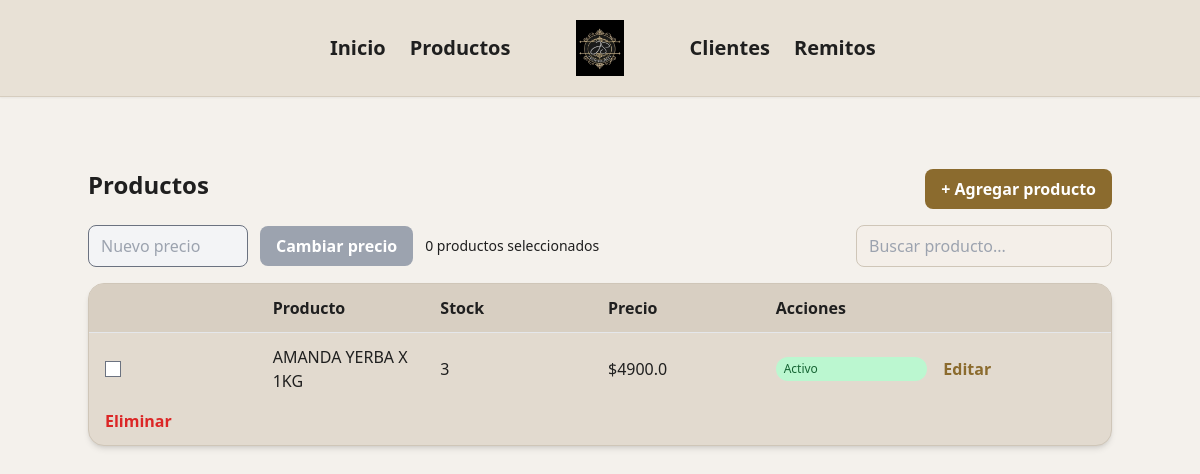
/productos/, run on the app's committed database.
### jsdistribucionesapp/productos/models.py (models this page shows)
class Producto(db.Model):
    __tablename__ = 'productos'
    pid = db.Column(db.Integer, primary_key=True)
    nombre = db.Column(db.String, nullable=True)
    precio = db.Column(db.Float, nullable=False)
    stock = db.Column(db.Integer, default=0)
    departamento = db.Column(db.String)
    activo = db.Column(db.Boolean, default=True)

### jsdistribucionesapp/productos/routes.py (the view)
@productos.route('/')
def index():
    productos = Producto.query.order_by(Producto.nombre.asc()).all()
    return render_template('productos/index.html', productos=productos)

### jsdistribucionesapp/productos/templates/productos/index.html (shortened to what this page needs)
{% extends "base.html" %}
{% block content %}
<div class="max-w-5xl mx-auto mt-6">
  <div class="flex justify-between items-start mb-4">
    <h1 class="text-2xl font-bold text-[#1F1F1F]">
      Productos
    </h1>
    <a href="{{ url_for('productos.agregar') }}"
       class="bg-[#8B6B2E] text-white px-4 py-2 rounded-lg font-semibold hover:bg-[#755824] transition">
      + Agregar producto
    </a>
  </div>
  <div class="flex justify-between items-end mb-4">
    <form action="{{ url_for('productos.cambiar_precio') }}"
          method="post"
          id="precio-form"
          class="flex gap-3 items-center">
      <input type="number"
             step="0.01"
             name="precio"
             id="precioInput"
             placeholder="Nuevo precio"
             disabled
             class="w-40 px-3 py-2 border rounded-lg bg-gray-100
                    focus:outline-none focus:ring-2 focus:ring-[#8B6B2E]">
      <button type="submit"
              id="precioBtn"
              disabled
              class="bg-gray-400 text-white px-4 py-2 rounded-lg
                     font-semibold cursor-not-allowed transition">
        Cambiar precio
      </button>
      <span id="contadorSeleccionados"
          class="text-sm text-[#1F1F1F] font-medium">
          0 productos seleccionados
    </span>
    </form>
    <input
      type="text"
      id="buscador"
      placeholder="Buscar producto..."
      class="w-64 px-3 py-2 rounded-lg border border-[#CFC6B8]
             bg-[#F4EFE9] text-[#1F1F1F]
             focus:outline-none focus:ring-2 focus:ring-[#8B6B2E]"
    >
  </div>
  <div class="bg-[#E2DACF] border border-[#CFC6B8] rounded-2xl shadow-md overflow-hidden">
    <div class="grid grid-cols-6 gap-4 px-4 py-3 font-semibold bg-[#D8CFC2] border-b sticky top-0">
      <span></span>
      <span>Producto</span>
      <span>Stock</span>
      <span>Precio</span>
      <span class="col-span-2">Acciones</span>
    </div>
    <div class="max-h-[450px] overflow-y-auto divide-y">
      {% for producto in productos %}
      <div class="grid grid-cols-6 gap-4 items-center px-4 py-3 hover:bg-[#EFE9E1] producto-row">
        <input type="checkbox"
               class="producto-check"
               value="{{ producto.pid }}">
        <span class="producto-nombre">{{ producto.nombre }}</span>
        <span>{{ producto.stock }}</span>
        <span>${{ producto.precio }}</span>
        <td>
          {% if producto.activo %}
            <span class="px-2 py-1 text-xs rounded-full bg-green-200 text-green-800">
              Activo
            </span>
          {% else %}
            <span class="px-2 py-1 text-xs rounded-full bg-red-200 text-red-800">
              Inactivo
            </span>
          {% endif %}
        </td>
        <a href="{{ url_for('productos.editar', id=producto.pid) }}"
           class="text-[#8B6B2E] font-semibold hover:underline">
          Editar
        </a>
        <form action="{{ url_for('productos.eliminar', id=producto.pid) }}"
              method="post">
          <button class="text-red-600 font-semibold hover:underline">
            Eliminar
          </button>
        </form>
      </div>
      {% endfor %}
    </div>
  </div>
</div>
{% endblock %}

### data on the page
Producto: nombre "AMANDA YERBA X 1KG", stock "3", precio "4900.0", activo "Activo"
